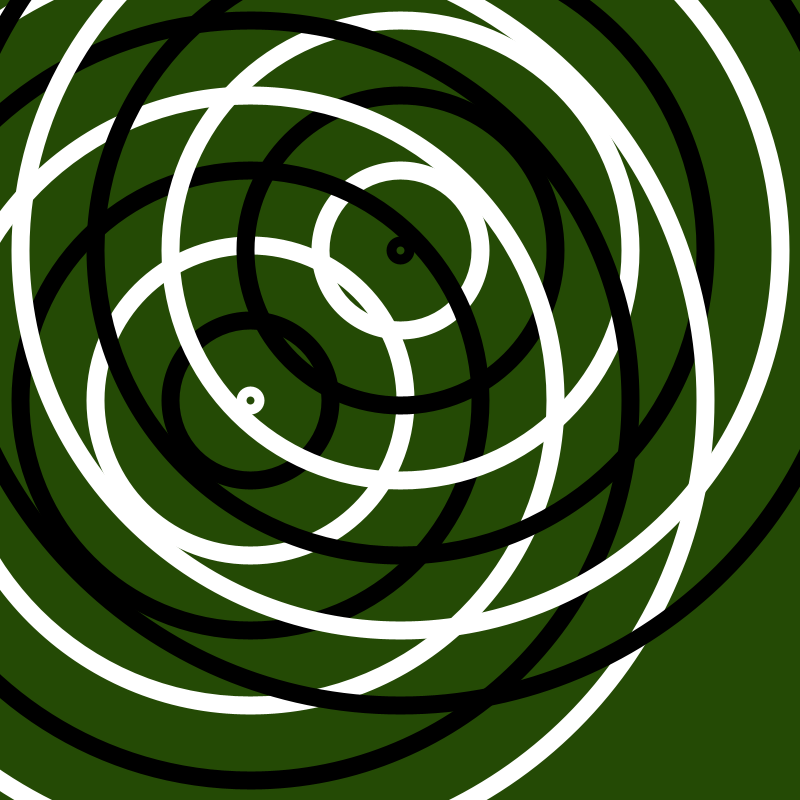
Frame 1 (no input)
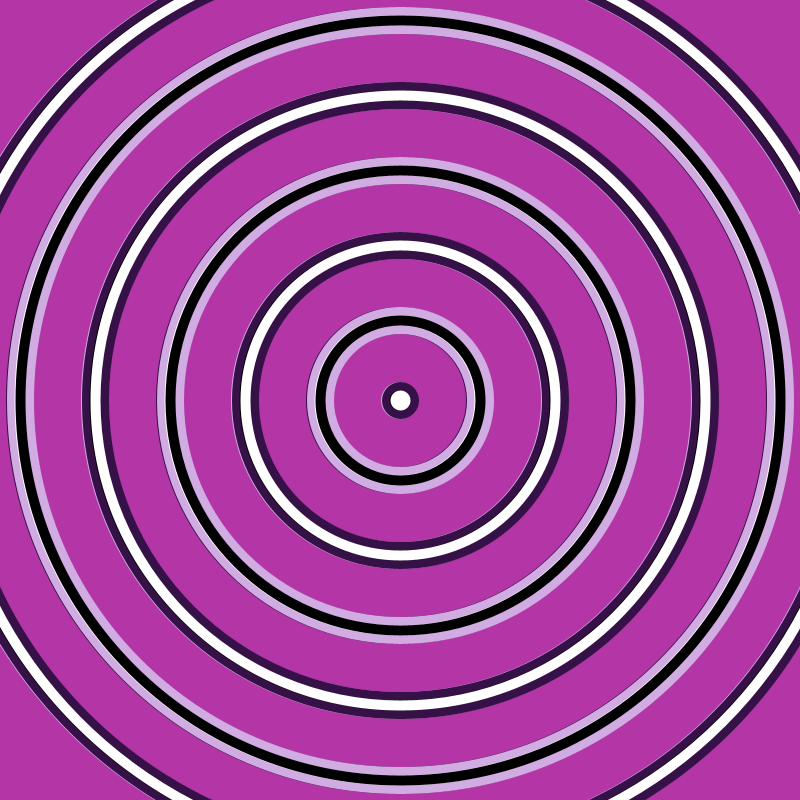
Frame 60 (the mouse pressed at the canvas centre just before this capture)
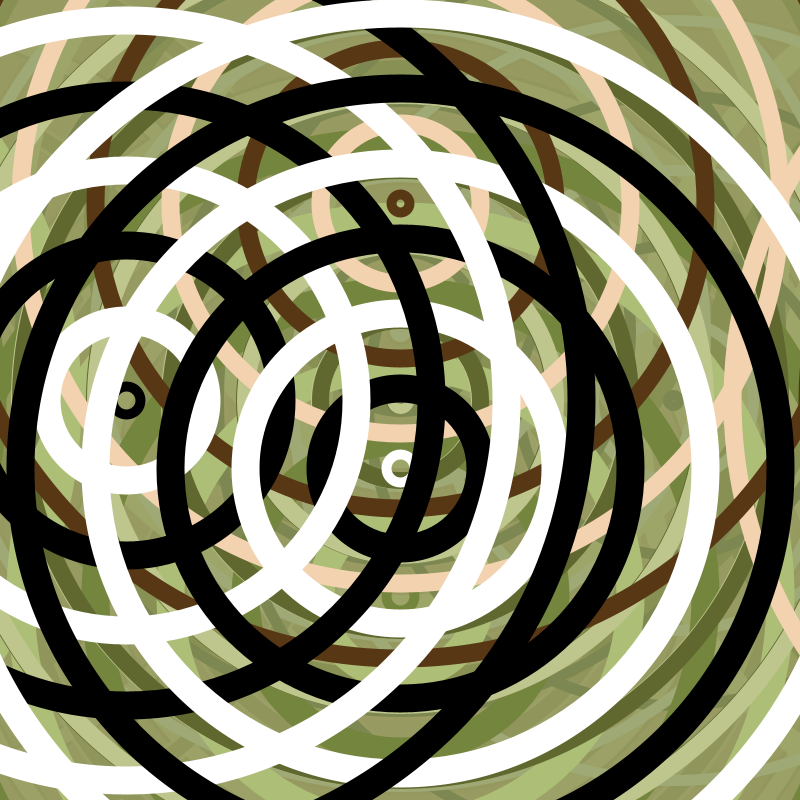
Frame 120 (the mouse held since frame 60 and released just before this capture)

The Processing sketch that drew these frames (run headless with seeded random() and noise(); from frame 60 on, the mouse is pressed at the canvas centre):

// Processing sketch: processing_87373
// ── processing_87373.pde

float _x = 0.0;
float _y = 0.0;
float _angle = 0.0;
float _lasty = 250.0;
float _lastx = 250.0;
 
float _a = 5.0;
float _b = 3.0;
float _c = 2.0;
float _d = 2.0;
 
 
void setup() {
 frameRate(60);
 size(800,800);
 noCursor();
 background(255);
 smooth();
 noStroke();
}
 
 
void draw() {
  fill(random(255),random(255),random(255),100); 
  noStroke();
  rect(0,0,width,height);
  _angle += 0.5;
  if (_angle > 360) { _angle -= 360; }
   
  float preva = _a;
  float prevb = _b;
  float prevc = _c;
  float prevd = _d;
  _a = mouseX/10;
  _b = mouseY/10;
  _c = mouseX/2;
  _d = mouseY/2;
   
  if ((_a != preva) || (_b != prevb) || (_c !=prevc)) {
    strokeCap(PROJECT);
    strokeWeight(int(random(55)) + 5);
    stroke(0);
  } else {
    strokeCap(ROUND);
    strokeWeight(int(random(25))+5);
    stroke(255);
  }
   
  _x = sin(_a * radians(_angle) + PI / 2) * width/2; 
  _y = sin(_b * radians(_angle)) * height/2;
  _x = sin(_c * radians(_angle) + PI / 1) * width/1;
  _y = sin(_d * radians(_angle)) * height/4;
  _x += width/2;
  _y += height/2;
   
 
  
  noFill();
  for(int i =10; i<1000 ; i+=150){
  ellipse(_lastx,height/2,i,i);
  filter(INVERT);
  ellipse(width/2,_lasty,i,i);
  }
   
  _lastx = _x;
  _lasty = _y;
}
 
void mousePressed() {
  background(255);
}
